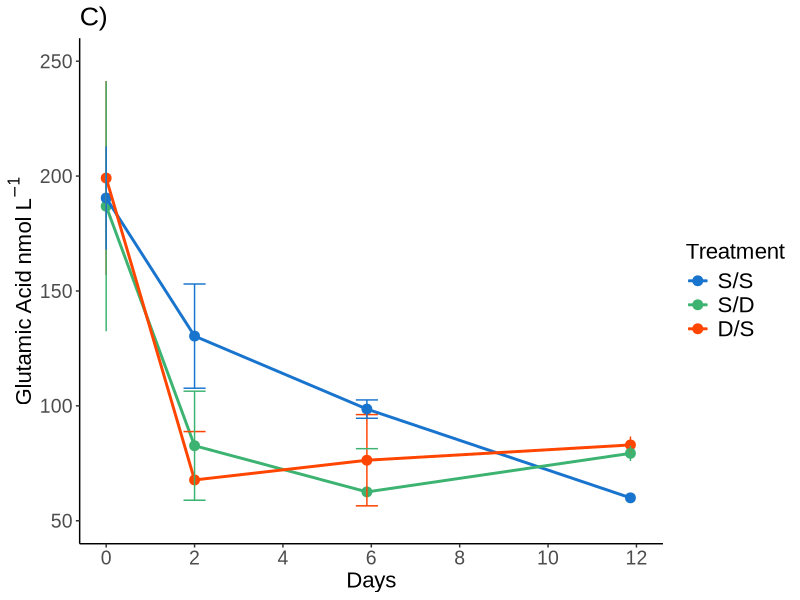
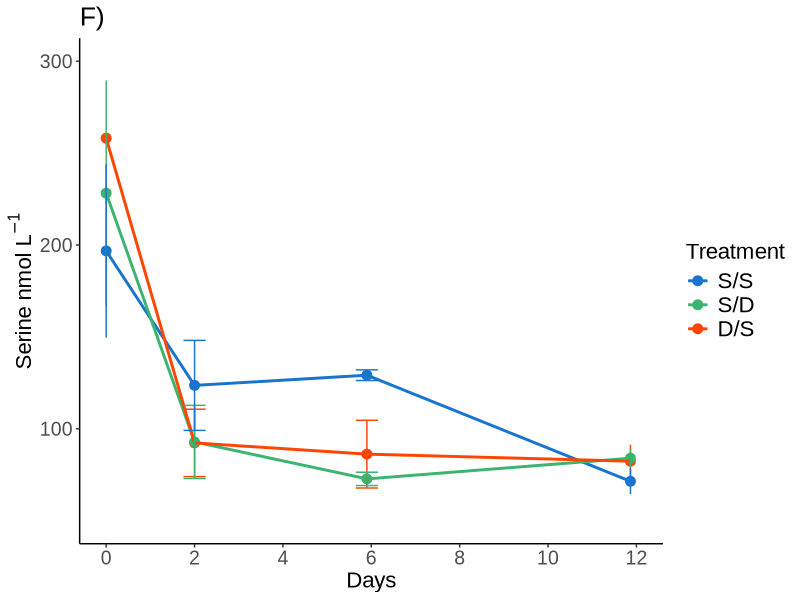
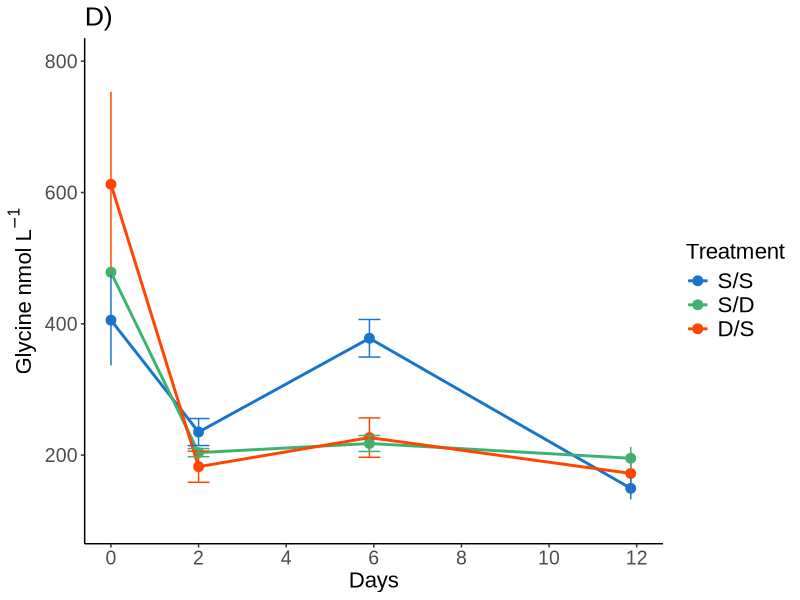
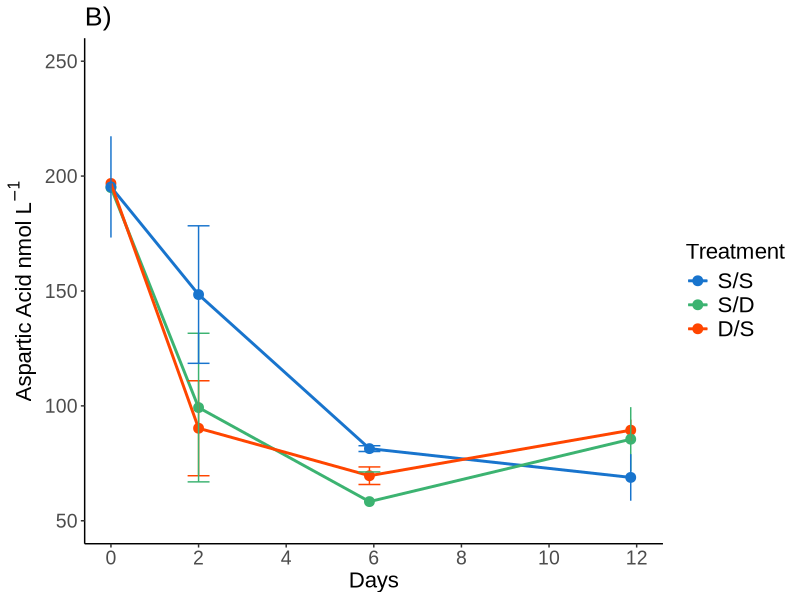
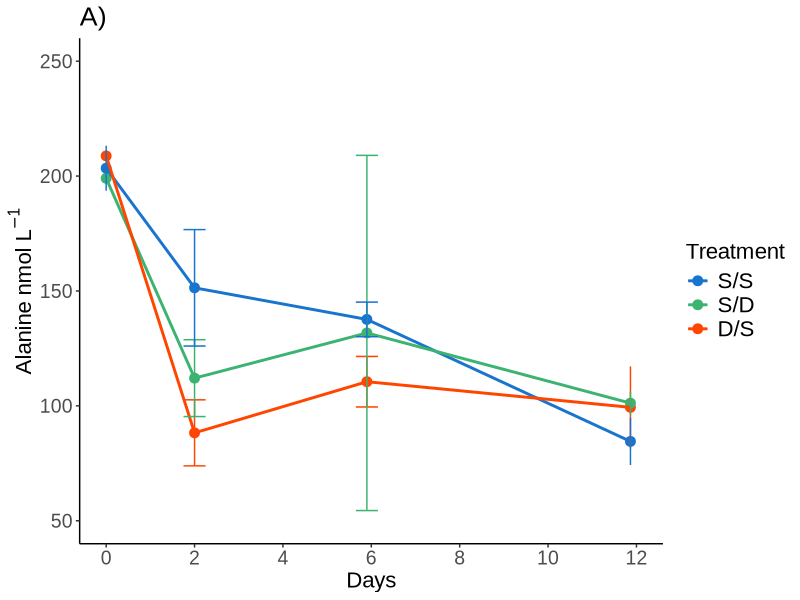
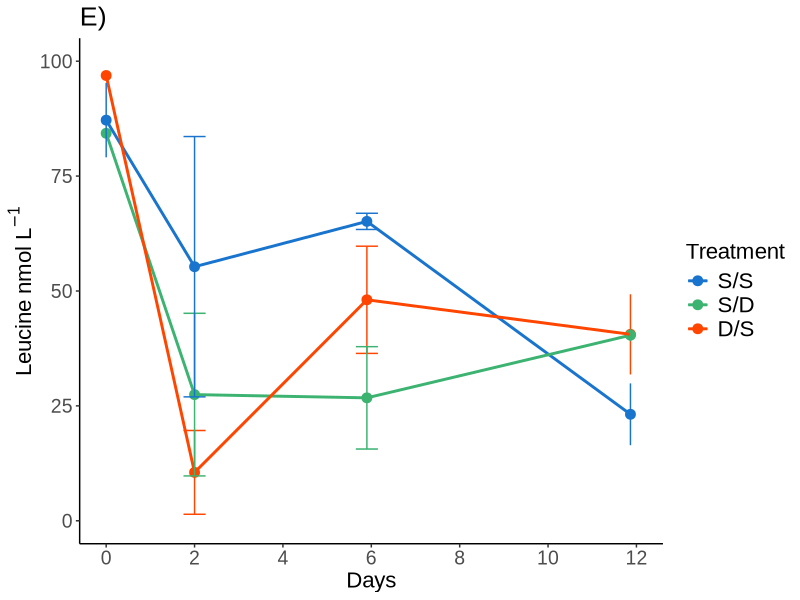
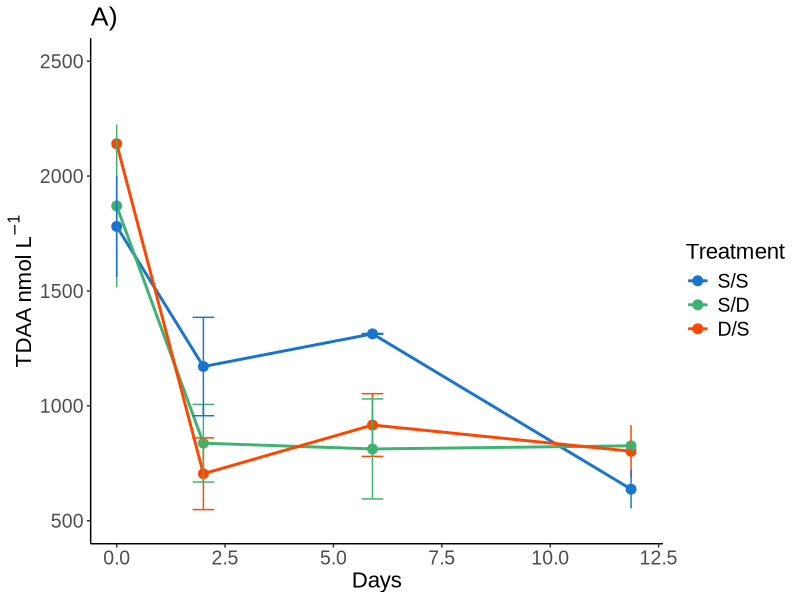
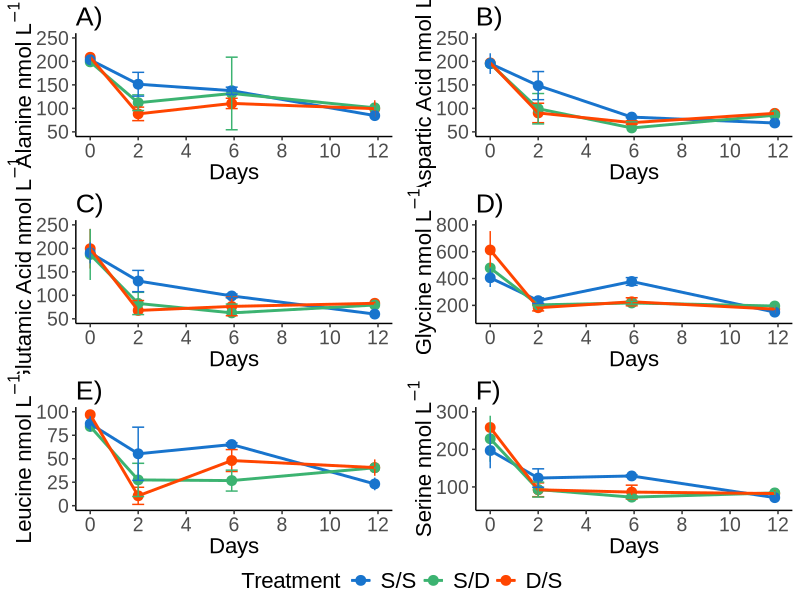

R code for these plots, in order:
library(tidyverse)
library(ggplot2)
library(ggtext)
library(gridExtra)

library("ggpubr")  ### use this for arranging multiple ggplots over multiple pages 
## library("here")  ## to allow you to designate file directory when saving images... see end of script.

#setwd("/Users/rachelbiggs/Library/CloudStorage/Dropbox/DH DOM Manuscript/Manuscript 1623/DH36 R Plots/Line Graphs")

line <- read.csv(file = "Line2.csv", header = TRUE)

line <- line %>%
  arrange(Treatment) %>%
  mutate(Treatment = factor(Treatment, levels = c("S/S", 
                                                  "S/D",
                                                  "D/S")))

glu.graph <- ggplot(line, aes(x=Day, y=Glu))  +
  geom_point(aes(colour=Treatment), size=3) +
  geom_line(data=line[!is.na(line$Glu),],aes(colour=Treatment), linewidth=1) +
  geom_errorbar(aes(ymin=Glu-Glu_SD, ymax=Glu+Glu_SD, colour=Treatment), width=0.5) +
  labs(x="Days", y=expression("Glutamic Acid nmol L"^-1), colour = "Treatment") +
  ggtitle("C)") +
  theme_classic() +
  scale_color_manual(values=c("dodgerblue3", "mediumseagreen", "orangered")) +
  scale_x_continuous(limits = c(0, 12), breaks = c(0,2,4,6,8,10,12)) +
  scale_y_continuous(limits = c(50, 250)) +
  theme(title = element_text(size=16, family="Arial"),
        axis.title = element_text(size=16, family="Arial"),
        axis.text = element_text(size=14, family="Arial"),
        legend.title=element_text(size=16, family="Arial"),  
        legend.text = element_text(size=16, family="Arial"))
glu.graph

ser.graph <- ggplot(line, aes(x=Day, y=Ser))  +
  geom_point(aes(colour=Treatment), size=3) +
  geom_line(data=line[!is.na(line$Ser),],aes(colour=Treatment), linewidth=1) +
  geom_errorbar(aes(ymin=Ser-Ser_SD, ymax=Ser+Ser_SD, colour=Treatment), width=0.5) +
  labs(x="Days", y=expression("Serine nmol L"^-1), colour = "Treatment") +
  ggtitle("F)") +
  theme_classic() +
  scale_color_manual(values=c("dodgerblue3", "mediumseagreen", "orangered")) +
  scale_x_continuous(limits = c(0, 12), breaks = c(0,2,4,6,8,10,12)) +
  scale_y_continuous(limits = c(50, 300)) +
  theme(title = element_text(size=16, family="Arial"),
        axis.title = element_text(size=16, family="Arial"),
        axis.text = element_text(size=14, family="Arial"),
        legend.title=element_text(size=16, family="Arial"),  
        legend.text = element_text(size=16, family="Arial"))
ser.graph

gly.graph <- ggplot(line, aes(x=Day, y=Gly))  +
  geom_point(aes(colour=Treatment), size=3) +
  geom_line(data=line[!is.na(line$Gly),],aes(colour=Treatment), linewidth=1) +
  geom_errorbar(aes(ymin=Gly-Gly_SD, ymax=Gly+Gly_SD, colour=Treatment), width=0.5) +
  labs(x="Days", y=expression("Glycine nmol L"^-1), colour = "Treatment") +
  ggtitle("D)") +
  theme_classic() +
  scale_color_manual(values=c("dodgerblue3", "mediumseagreen", "orangered")) +
  scale_x_continuous(limits = c(0, 12), breaks = c(0,2,4,6,8,10,12)) +
  scale_y_continuous(limits = c(100, 800)) +
  theme(title = element_text(size=16, family="Arial"),
        axis.title = element_text(size=16, family="Arial"),
        axis.text = element_text(size=14, family="Arial"),
        legend.title=element_text(size=16, family="Arial"),  
        legend.text = element_text(size=16, family="Arial"))
gly.graph

asp.graph <- ggplot(line, aes(x=Day, y=Asp))  +
  geom_point(aes(colour=Treatment), size=3) +
  geom_line(data=line[!is.na(line$Asp),],aes(colour=Treatment), linewidth=1) +
  geom_errorbar(aes(ymin=Asp-Asp_SD, ymax=Asp+Asp_SD, colour=Treatment), width=0.5) +
  labs(x="Days", y=expression("Aspartic Acid nmol L"^-1), colour = "Treatment") +
  ggtitle("B)") +
  theme_classic() +
  scale_color_manual(values=c("dodgerblue3", "mediumseagreen", "orangered")) +
  scale_x_continuous(limits = c(0, 12), breaks = c(0,2,4,6,8,10,12)) +
  scale_y_continuous(limits = c(50, 250)) +
  theme(title = element_text(size=16, family="Arial"),
        axis.title = element_text(size=16, family="Arial"),
        axis.text = element_text(size=14, family="Arial"),
        legend.title=element_text(size=16, family="Arial"),  
        legend.text = element_text(size=16, family="Arial"))
asp.graph

ala.graph <- ggplot(line, aes(x=Day, y=Ala))  +
  geom_point(aes(colour=Treatment), size=3) +
  geom_line(data=line[!is.na(line$Ala),],aes(colour=Treatment), linewidth=1) +
  geom_errorbar(aes(ymin=Ala-Ala_SD, ymax=Ala+Ala_SD, colour=Treatment), width=0.5) +
  labs(x="Days", y=expression("Alanine nmol L"^-1), colour = "Treatment") +
  ggtitle("A)") +
  theme_classic() +
  scale_color_manual(values=c("dodgerblue3", "mediumseagreen", "orangered")) +
  scale_x_continuous(limits = c(0, 12), breaks = c(0,2,4,6,8,10,12)) +
  scale_y_continuous(limits = c(50, 250)) +
  theme(title = element_text(size=16, family="Arial"),
        axis.title = element_text(size=16, family="Arial"),
        axis.text = element_text(size=14, family="Arial"),
        legend.title=element_text(size=16, family="Arial"),  
        legend.text = element_text(size=16, family="Arial"))
ala.graph

leu.graph <- ggplot(line, aes(x=Day, y=Leu))  +
  geom_point(aes(colour=Treatment), size=3) +
  geom_line(data=line[!is.na(line$Leu),],aes(colour=Treatment), linewidth=1) +
  geom_errorbar(aes(ymin=Leu-Leu_SD, ymax=Leu+Leu_SD, colour=Treatment), width=0.5) +
  labs(x="Days", y=expression("Leucine nmol L"^-1), colour = "Treatment") +
  ggtitle("E)") +
  theme_classic() +
  scale_color_manual(values=c("dodgerblue3", "mediumseagreen", "orangered")) +
  scale_x_continuous(limits = c(0, 12), breaks = c(0,2,4,6,8,10,12)) +
  scale_y_continuous(limits = c(0, 100)) +
  theme(title = element_text(size=16, family="Arial"),
        axis.title = element_text(size=16, family="Arial"),
        axis.text = element_text(size=14, family="Arial"),
        legend.title=element_text(size=16, family="Arial"),  
        legend.text = element_text(size=16, family="Arial"))
leu.graph

tdaa.graph <- ggplot(line, aes(x=Day, y=TDAA))  +
  geom_point(aes(colour=Treatment), size=3) +
  geom_line(data=line[!is.na(line$TDAA),],aes(colour=Treatment), linewidth=1) +
  geom_errorbar(aes(ymin=TDAA-TDAA_SD, ymax=TDAA+TDAA_SD, colour=Treatment), width=0.5) +
  labs(x="Days", y=expression("TDAA nmol L"^-1), colour = "Treatment") +
  ggtitle("A)") +
  theme_classic() +
  scale_color_manual(values=c("dodgerblue3", "mediumseagreen", "orangered")) +
  scale_x_continuous(limits = c(0, 12)) +
  scale_y_continuous(limits = c(500, 2500)) +
  theme(title = element_text(size=16, family="Arial"),
        axis.title = element_text(size=16, family="Arial"),
        axis.text = element_text(size=14, family="Arial"),
        legend.title=element_text(size=16, family="Arial"),  
        legend.text = element_text(size=14, family="Arial"))
tdaa.graph

figureS3 <- ggarrange(ala.graph, asp.graph, glu.graph, gly.graph, leu.graph, ser.graph, ncol = 2, nrow = 3,
                      common.legend = TRUE, legend = "bottom",
                      align = "hv")
figureS3

# then save using ggsave, can specific size and resolution

ggsave("FigureS3.png", plot = figureS3, width = 8, height = 10, dpi = 300, units = "in")

